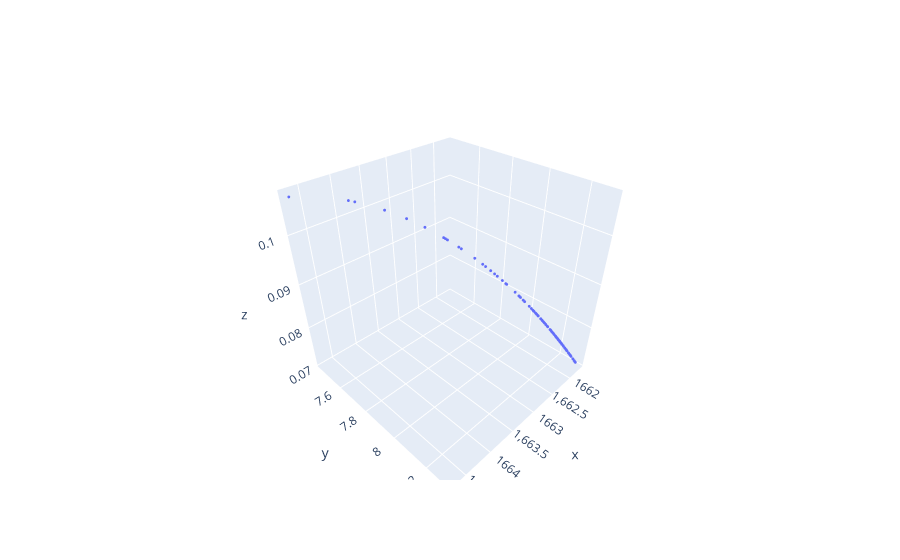

The code cell stored with this chart in its notebook:
### Markdown cell above
Create the object and run the initialization step

### Code cell
int_nums_plus = MOEA_D_NUMS_PLUS(problem=problem, interact=True, n_gen_per_iter=100, roi_size=0.3, num_solutions_display=5)


int_nums_plus.start()

print("Ideal point", int_nums_plus._ideal_point)
#print("Nadir point", int_nums_plus._nadir_point)

front = np.copy(int_nums_plus.population.objectives)
fig = plot_results_scatter(int_nums_plus.population.objectives)
fig
